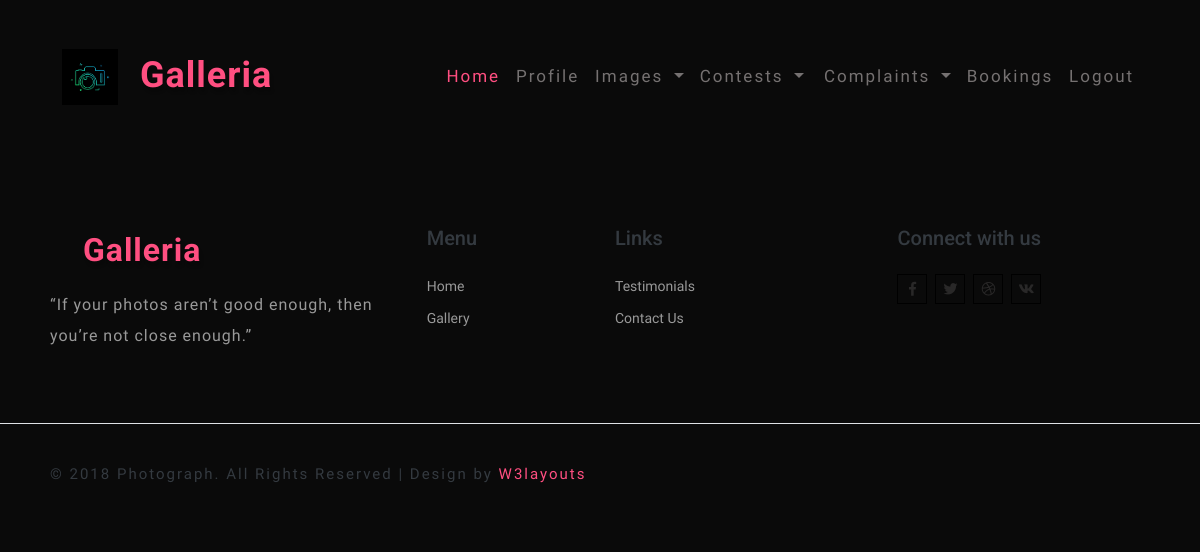
/v_image (signed in), run on an earlier commit of the app's database.
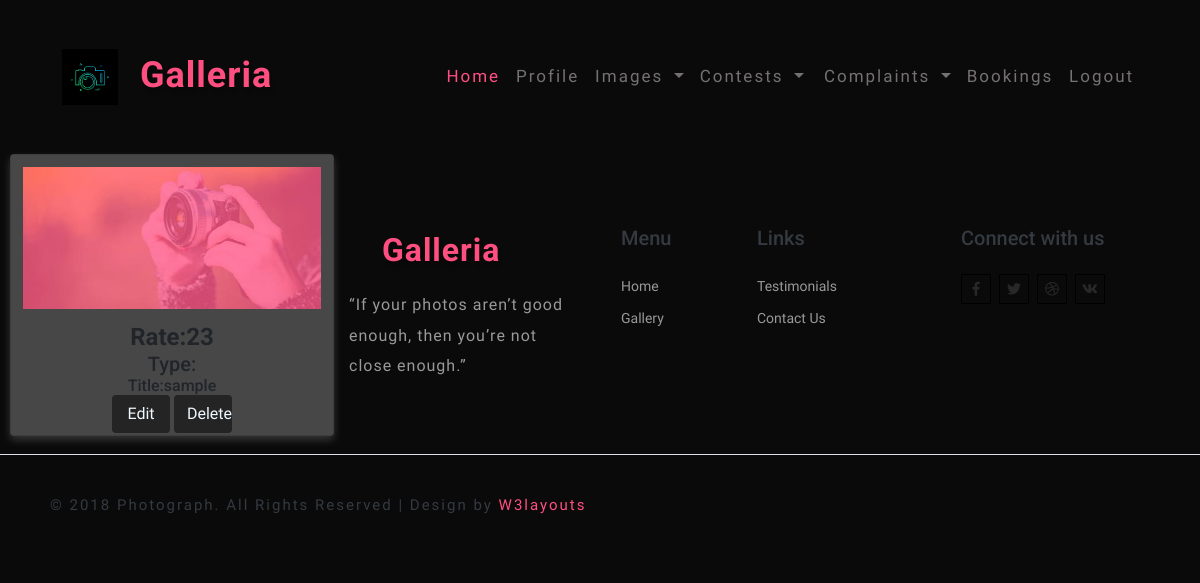
And on a later commit of the database.
### Image/models.py (models this page shows)
class image(db.Model, UserMixin):
    id=db.Column(db.Integer, primary_key=True)
    userid= db.Column(db.Integer,ForeignKey('register.id'))
    image=db.Column(db.String(80))
    title=db.Column(db.String(80))
    imgtype=db.Column(db.String(80))
    rate=db.Column(db.Integer)

### Image/routes.py (the view)
@login_required
@app.route('/v_image')
def v_image():
    uid = current_user.id
    a = image.query.filter_by(userid=uid).all()
    return render_template("view_image.html",a=a)

### Image/models.py (called while the page is built)
@login_manager.user_loader
def load_user(id):
    return register.query.get(int(id))

### Image/templates/view_image.html (shortened to what this page needs)
{% extends 'layout.html' %}
{% block content %}
<!DOCTYPE html>
<html lang="en">
<head>
        </head>
        <body>
            {% for i in a %}
            <div class="main">
                <div class="card">
                <img src="../static/uploads/{{i.image}}" alt="Avatar" style="width:100%">
                <div class="container_img">
                    <h4><b>Rate:{{i.rate}}</b></h4>
                    <h5>Type:{{i.imgtype}}</h5>
                    <h6>Title:{{i.title}}</h6>
                    <div class="buttons">
                        <button type="button" class="btn"><a href="/edit_img/{{i.id}}">Edit</a></button>
                        <button type="button" class="btn"><a href="/delete_image/{{i.id}}">Delete</a></button>
                    </div>
                </div>
                </div>
            </div>
            {% endfor %}
        </body>
        </html>
{% endblock %}

What changed in the data, as far as the page shows it:
added image: image (picture), rate "23", title "sample"
